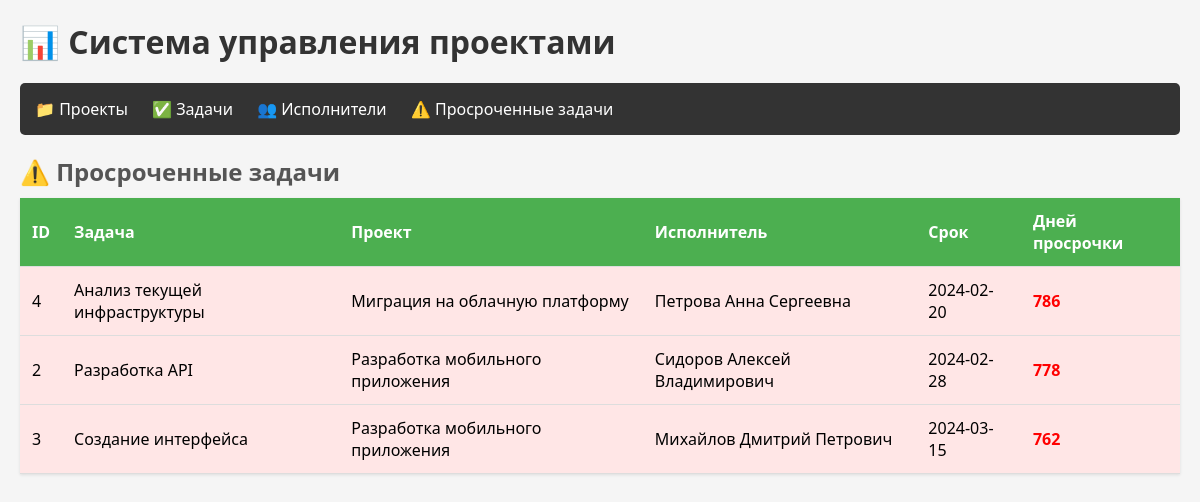
The page /?page=overdue on the database its author committed.
### tables this page shows
CREATE TABLE `tasks` (
  `id` int(11) NOT NULL,
  `project_id` int(11) NOT NULL,
  `title` varchar(200) NOT NULL,
  `description` text DEFAULT NULL,
  `status` enum('todo','in_progress','review','done') DEFAULT 'todo',
  `priority` enum('low','medium','high','urgent') DEFAULT 'medium',
  `created_by` int(11) DEFAULT NULL,
  `assigned_to` int(11) DEFAULT NULL,
  `start_date` date DEFAULT NULL,
  `due_date` date NOT NULL,
  `completed_at` datetime DEFAULT NULL,
  `estimated_hours` decimal(5,2) DEFAULT NULL,
  `actual_hours` decimal(5,2) DEFAULT NULL,
  `created_at` timestamp NULL DEFAULT current_timestamp(),
  `updated_at` timestamp NULL DEFAULT current_timestamp() ON UPDATE current_timestamp()
);

CREATE TABLE `projects` (
  `id` int(11) NOT NULL,
  `name` varchar(100) NOT NULL,
  `description` text DEFAULT NULL,
  `start_date` date NOT NULL,
  `end_date` date NOT NULL,
  `status` enum('planning','active','completed','on_hold') DEFAULT 'planning',
  `manager_id` int(11) DEFAULT NULL,
  `budget` decimal(15,2) DEFAULT NULL,
  `created_at` timestamp NULL DEFAULT current_timestamp()
);

CREATE TABLE `performers` (
  `id` int(11) NOT NULL,
  `full_name` varchar(100) NOT NULL,
  `email` varchar(100) NOT NULL,
  `position` varchar(50) DEFAULT NULL,
  `department` varchar(50) DEFAULT NULL,
  `phone` varchar(20) DEFAULT NULL,
  `created_at` timestamp NULL DEFAULT current_timestamp(),
  `status` enum('active','inactive') DEFAULT 'active'
);

### index.php (the view, shortened to what this page needs)
<?php
$host = 'localhost';
$dbname = 'project_Lykova';
$username = 'admin';
$password = 'admin';
try {
    $pdo = new PDO("mysql:host=$host;dbname=$dbname;charset=utf8mb4", $username, $password);
    $pdo->setAttribute(PDO::ATTR_ERRMODE, PDO::ERRMODE_EXCEPTION);
} catch(PDOException $e) {
    die("Ошибка подключения: " . $e->getMessage());
}
?>
<!DOCTYPE html>
<html lang="ru">
<head>
</head>
<body>
    <div class="container">
        <h1>📊 Система управления проектами</h1>
        <div class="nav">
            <a href="?page=projects">📁 Проекты</a>
            <a href="?page=tasks">✅ Задачи</a>
            <a href="?page=performers">👥 Исполнители</a>
            <a href="?page=overdue">⚠️ Просроченные задачи</a>
        </div>
        <?php
        $page = $_GET['page'] ?? 'projects';
        switch($page) {
                ?>
                <?php
            case 'overdue':
                $stmt = $pdo->query("CALL GetOverdueTasks()");
                $overdue = $stmt->fetchAll();
                ?>
                <h2>⚠️ Просроченные задачи</h2>
                <?php if(count($overdue) > 0): ?>
                <table>
                    <thead>
                        <tr><th>ID</th><th>Задача</th><th>Проект</th><th>Исполнитель</th><th>Срок</th><th>Дней просрочки</th></tr>
                    </thead>
                    <tbody>
                        <?php foreach($overdue as $task): ?>
                        <tr style="background: #ffe6e6;">
                            <td><?= $task['id'] ?></td>
                            <td><?= htmlspecialchars($task['title']) ?></td>
                            <td><?= htmlspecialchars($task['project_name']) ?></td>
                            <td><?= htmlspecialchars($task['assigned_to'] ?? 'Не назначен') ?></td>
                            <td><?= $task['due_date'] ?></td>
                            <td style="color: red; font-weight: bold;"><?= $task['days_overdue'] ?></td>
                        </tr>
                        <?php endforeach; ?>
                    </tbody>
                </table>
                <?php else: ?>
                <p style="color: green;">✅ Нет просроченных задач!</p>
                <?php endif; ?>
                <?php
                break;
        }
        ?>
    </div>
</body>
</html>

### index.php (style rules this page uses)
* { margin: 0; padding: 0; box-sizing: border-box; }
body { font-family: 'Segoe UI', Tahoma, Geneva, Verdana, sans-serif; background: #f5f5f5; }
.container { max-width: 1200px; margin: 0 auto; padding: 20px; }
h1 { color: #333; margin-bottom: 20px; }
h2 { color: #555; margin: 20px 0 10px 0; }
table { width: 100%; background: white; border-collapse: collapse; margin-bottom: 20px; box-shadow: 0 1px 3px rgba(0,0,0,0.1); }
th, td { padding: 12px; text-align: left; border-bottom: 1px solid #ddd; }
th { background: #4CAF50; color: white; }
.nav { background: #333; color: white; padding: 15px; margin-bottom: 20px; border-radius: 5px; }
.nav a { color: white; text-decoration: none; margin-right: 20px; }

### rows shown on the page
tasks: id "4", title "Анализ текущей инфраструктуры", project.name "Миграция на облачную платформу", created_by.full_name "Петрова Анна Сергеевна", due_date "2024-02-20", days_overdue "786"
tasks: id "2", title "Разработка API", project.name "Разработка мобильного приложения", performers.full_name "Сидоров Алексей Владимирович", due_date "2024-02-28", days_overdue "778"
tasks: id "3", title "Создание интерфейса", project.name "Разработка мобильного приложения", created_by.full_name "Михайлов Дмитрий Петрович", due_date "2024-03-15", days_overdue "762"
